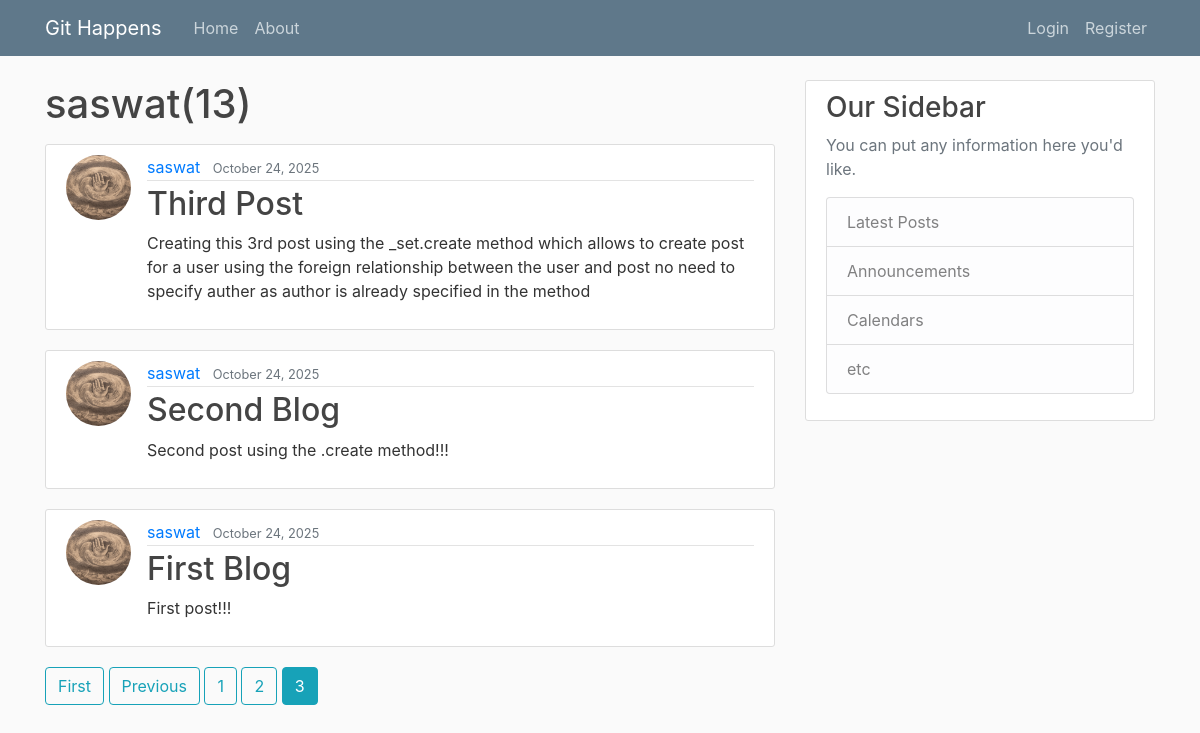
/user/saswat?page=3, run on the app's committed database.
### blog/models.py (models this page shows, shortened)
class Post(models.Model):
    title =models.CharField(max_length=100)
    content=models.TextField()
    date_posted=models.DateTimeField(default=timezone.now)
    author= models.ForeignKey(User,on_delete=models.CASCADE) #what cascade does is when you delete the user, it deletes all its relative data, posts and etc.

### users/models.py (models this page shows, shortened)
class Profile(models.Model): # Create a Profile model that extends the existing User model (inheritance)
    user=models.OneToOneField(User, on_delete=models.CASCADE)  # Creating a one-to-one relationship with the User model
    image=models.ImageField(default='default.jpg',upload_to="profile_picture") # Add an image field for profile pictures

### blog/views.py (the view)
# urls.py: path('user/<str:username>', UserPostListView.as_view(), name='user-posts'),
class UserPostListView(ListView): #filtering the posts posted by a specific user
    model=Post #tells the class what model to query for the listview
    template_name='blog/user_posts.html'
    context_object_name='posts'
    paginate_by=5
    def get_queryset(self):
        user=get_object_or_404(User,username=self.kwargs.get('username'))
        return Post.objects.filter(author=user).order_by('-date_posted')

### blog/templates/blog/user_posts.html (shortened to what this page needs)
{%extends "blog/base.html"%}
{%block content%}
<h1 class="mb-3">{{view.kwargs.username}}({{page_obj.paginator.count}})</h1>
    {% for post in posts %}
    <article class="media content-section">
      <img class="rounded-circle article-img"  src="{{post.author.profile.image.url}}">
        <div class="media-body">
          <div class="article-metadata">
            <a class="mr-2" href="{%url 'user-posts' post.author.username%}">{{ post.author }}</a>
            <small class="text-muted">{{ post.date_posted|date:"F d, Y" }}</small>
          </div>
          <h2><a class="article-title" href="{% url 'post-detail' post.id%}">{{ post.title }}</a></h2>
          <p class="article-content">{{ post.content }}</p>
        </div>
      </article>
    {% endfor %}
    {%if is_paginated%}
      {%if page_obj.has_previous%}
        <a class="btn btn-outline-info mb-4" href="?page=1">First</a>
        <a class="btn btn-outline-info mb-4" href="?page={{page_obj.previous_page_number}}">Previous</a>
      {%endif%}
      {%for num in page_obj.paginator.page_range%}
        {%if page_obj.number == num%}
          <a class="btn btn-info mb-4" href="?page={{num}}">{{num}}</a>
        {%elif num > page_obj.number|add:'-3' and  num < page_obj.number|add:'3' %}
        <a class="btn btn-outline-info mb-4" href="?page={{num}}">{{num}}</a>
        {%endif%}
      {%endfor%}
    {%endif%}
{%endblock content%}

### blog/static/blog/main.css (style rules this page uses)
body { background: #fafafa; color: #333333; margin-top: 5rem; }
h1, h2, h3, h4, h5, h6 { color: #444444; }
.content-section { background: #ffffff; padding: 10px 20px; border: 1px solid #dddddd; border-radius: 3px; margin-bottom: 20px; }
.article-title { color: #444444; }
.article-content { white-space: pre-line; }
.article-img { height: 65px; width: 65px; margin-right: 16px; }
.article-metadata { padding-bottom: 1px; margin-bottom: 4px; border-bottom: 1px solid #e3e3e3 }

### data on the page
Post: author.profile.image (picture), author "saswat", date_posted "October 24, 2025", title "Third Post", content "Creating this 3rd post using the _set.create method which allows to create post for a user using the foreign relationship between the user and post no need to specify auther as author is already specified in the method"
Post: author.profile.image (picture), author "saswat", date_posted "October 24, 2025", title "Second Blog", content "Second post using the .create method!!!"
Post: author.profile.image (picture), author "saswat", date_posted "October 24, 2025", title "First Blog", content "First post!!!"

### other printed values
{{ view.kwargs.username }} "saswat"
{{ page_obj.paginator.count }} "13"
{{ num }} "1" "2"
{{ num }} "3"
